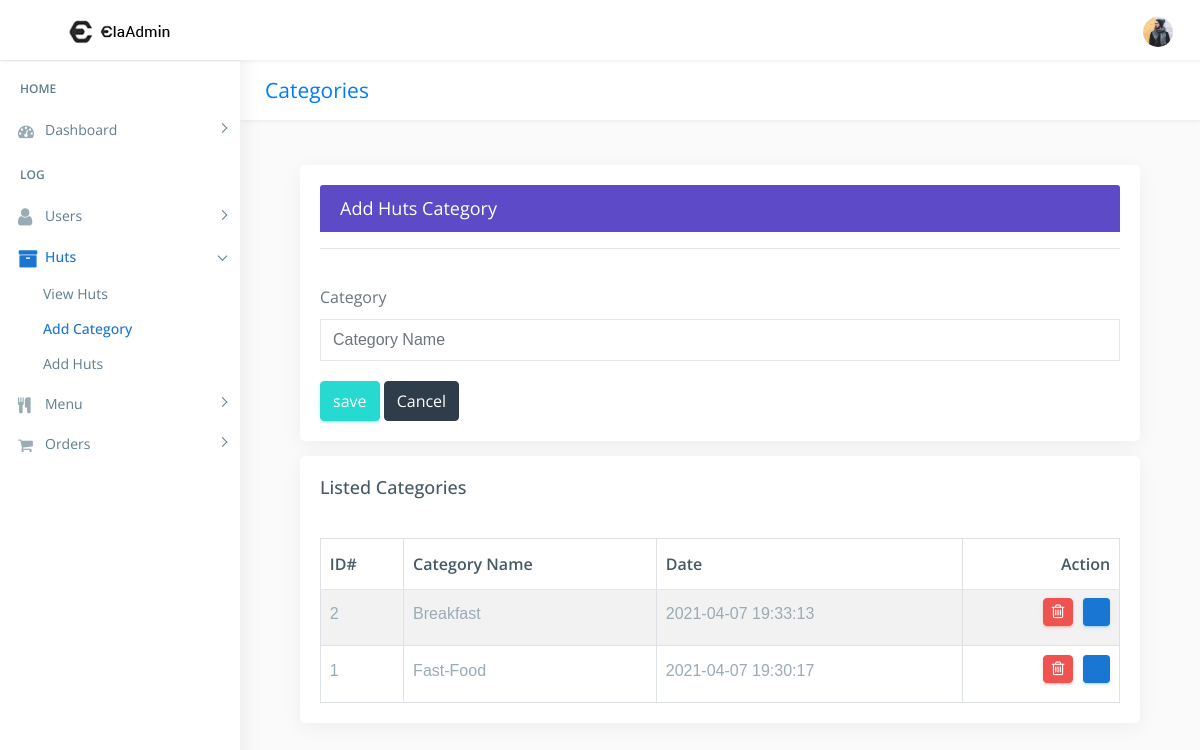
The app's page /admin/add_category.php, older data.
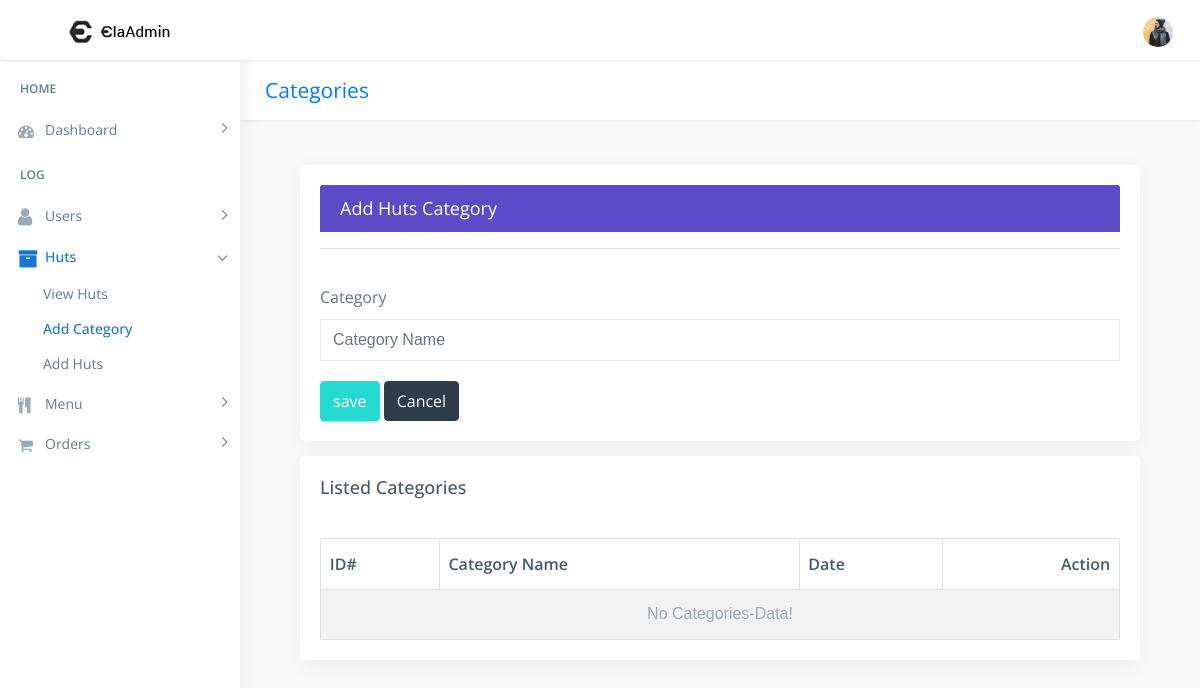
The same page, newer data.
### tables this page shows
CREATE TABLE `res_category` (
  `c_id` int(222) NOT NULL,
  `c_name` varchar(222) NOT NULL,
  `date` timestamp NOT NULL DEFAULT current_timestamp() ON UPDATE current_timestamp()
);

### admin/add_category.php (the view, shortened to what the changed rows need)
<!DOCTYPE html>
<html lang="en">
<?php
include("../connection/connect.php");
?>
<head>
    <link href="css/lib/bootstrap/bootstrap.min.css" rel="stylesheet">
    <link href="css/helper.css" rel="stylesheet">
    <link href="css/style.css" rel="stylesheet">
</head>
<body class="fix-header">
    <div id="main-wrapper">
        <div class="page-wrapper" style="height:1200px;">
            <div class="container-fluid">
                <div class="row">
                    <div class="col-12">
                        <div class="card">
                            <div class="card-body">
                                <div class="table-responsive m-t-40">
                                    <table id="myTable" class="table table-bordered table-striped">
                                        <thead>
                                            <tr>
                                                <th>ID#</th>
                                                <th>Category Name</th>
                                                <th>Date</th>
                                                <th>Action</th>
                                            </tr>
                                        </thead>
                                        <tbody>
                                            <?php
												$sql="SELECT * FROM res_category order by c_id desc";
												$query=mysqli_query($db,$sql);
                                                if(!mysqli_num_rows($query) > 0 )
                                                {
                                                    echo '<td colspan="7"><center>No Categories-Data!</center></td>';
                                                }
                                                else
                                                {
                                                    while($rows=mysqli_fetch_array($query))
                                                    {
                                                        echo ' <tr><td>'.$rows['c_id'].'</td>
                                                                    <td>'.$rows['c_name'].'</td>
                                                                    <td>'.$rows['date'].'</td>
                                                                    <td><a href="delete_category.php?cat_del='.$rows['c_id'].'" class="btn btn-danger btn-flat btn-addon btn-xs m-b-10"><i class="fa fa-trash-o" style="font-size:16px"></i></a>
                                                                    <a href="update_category.php?cat_upd='.$rows['c_id'].'" " class="btn btn-info btn-flat btn-addon btn-sm m-b-10 m-l-5"><i class="ti-settings"></i></a>
                                                                    </td>
                                                                </tr>';
                                                    }
                                                }
											?>
                                        </tbody>
                                    </table>
                                </div>
                            </div>
                        </div>
                    </div>
                </div>
            </div>
        </div>
    </div>
</body>
</html>

Row changes from the older to the newer data that the page shows:
removed res_category: c_id "2", c_name "Breakfast", date "2021-04-07 19:33:13"
removed res_category: c_id "1", c_name "Fast-Food", date "2021-04-07 19:30:17"
Text that changed along with them:
text now shown: "No Categories-Data!"
